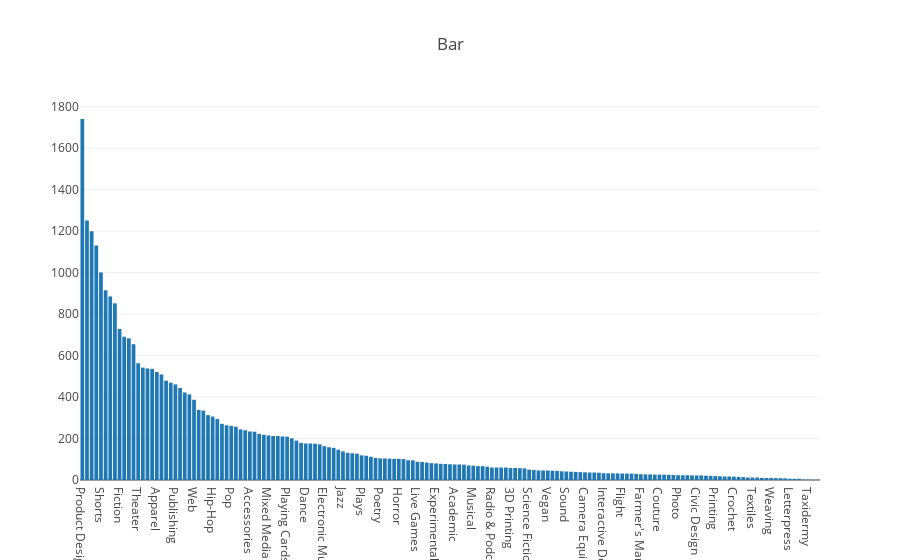

Notebook code cell kept with this figure:
### Code cell
trace = go.Bar(
    x=df['category'].value_counts().index,
    y=df['category'].value_counts(),
    name="Category"
)

layout = go.Layout(title='Bar', 
                   legend=dict(orientation='h'))

data=[trace]

fig = go.Figure(data, layout=layout)
iplot(fig)

### Figure 1 — Plotly figure (JSON) as saved in the notebook; plotly's stock layout.template omitted (floating-point values rounded to 4 significant figures; data arrays with more than 128 entries replaced by an {"elided": "..."} marker saying what was removed)
{"data": [{"name": "Category", "type": "bar", "uid": "d486a4ac-c481-11e8-ae49-787b8ace8718", "x": {"elided": "159 str values"}, "y": {"elided": "159 int values"}}], "layout": {"legend": {"orientation": "h"}, "title": "Bar"}}
